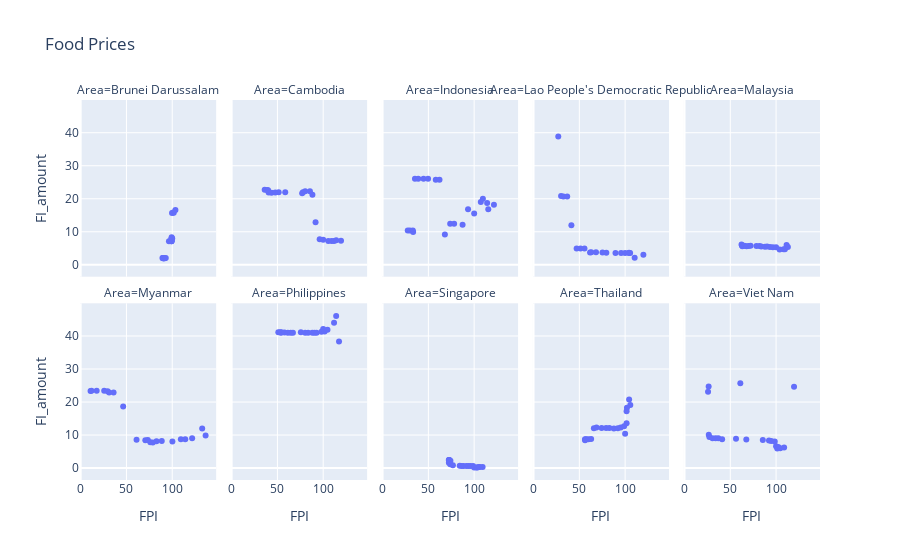

The notebook cell this image was saved under:
### Markdown cell above
### Question 3: What are the relationship between food insecurity prevalence and other factors such as population size and food prices?

As seen on scatter plots below, the result show that
- In Brunei and Thailand, food price has a positive correlation between food insecurity population.
- In Cambodia, Lao, Malaysia, Myanmar and Singapore, food price has a negative correlation between food insecurity population.
- In most Asean countries, population is negative correlated to food insecurity.

### Code cell
# pip install plotly
from plotly import express as px
fig = px.scatter(data, title = "Food Prices", x="FPI", y="FI_amount", facet_col="Area", facet_col_wrap=5)
fig.show()
data.groupby('Area')[['FPI','FI_amount']].corr().unstack().iloc[:,1]

### Figure 1 — Plotly figure (JSON) as saved in the notebook; plotly's stock layout.template omitted (floating-point values rounded to 4 significant figures)
{"data": [{"hovertemplate": "Area=Brunei Darussalam<br>FPI=%{x}<br>FI_amount=%{y}<extra></extra>", "legendgroup": "", "marker": {"color": "#636efa", "symbol": "circle"}, "mode": "markers", "name": "", "orientation": "v", "showlegend": false, "type": "scatter", "x": [89.31, 89.91, 90.29, 90.03, 90.49, 91.39, 91.75, 92.95, 96.41, 99.14, 99.22, 99.23, 99.22, 99.33, 99.11, 100.0, 99.49, 99.76, 101.7, 101.0, 103.5], "xaxis": "x6", "y": [2.015, 2.089, 2.002, 2.002, 2.002, 2.002, 1.939, 2.051, 7.136, 7.13, 7.13, 7.274, 7.164, 8.313, 7.821, 7.935, 7.997, 15.68, 15.8, 15.82, 16.57], "yaxis": "y6"}, {"hovertemplate": "Area=Cambodia<br>FPI=%{x}<br>FI_amount=%{y}<extra></extra>", "legendgroup": "", "marker": {"color": "#636efa", "symbol": "circle"}, "mode": "markers", "name": "", "orientation": "v", "showlegend": false, "type": "scatter", "x": [36.11, 38.82, 39.83, 40.38, 43.55, 47.72, 51.39, 58.53, 77.86, 77.03, 80.32, 85.53, 88.24, 91.66, 96.14, 100.0, 105.6, 109.2, 111.9, 114.2, 119.5], "xaxis": "x7", "y": [22.71, 22.63, 22.56, 21.87, 21.83, 21.89, 21.95, 21.95, 21.95, 21.68, 22.29, 22.3, 21.2, 12.9, 7.696, 7.6, 7.2, 7.2, 7.2, 7.4, 7.282], "yaxis": "y7"}, {"hovertemplate": "Area=Indonesia<br>FPI=%{x}<br>FI_amount=%{y}<extra></extra>", "legendgroup": "", "marker": {"color": "#636efa", "symbol": "circle"}, "mode": "markers", "name": "", "orientation": "v", "showlegend": false, "type": "scatter", "x": [27.47, 29.79, 33.01, 33.37, 35.34, 38.98, 44.77, 49.67, 58.09, 62.15, 68.0, 73.82, 78.14, 87.38, 93.33, 100.0, 107.3, 109.5, 114.2, 115.4, 121.6], "xaxis": "x8", "y": [10.37, 10.36, 10.36, 9.942, 26.08, 26.08, 26.08, 26.08, 25.79, 25.78, 9.186, 12.4, 12.4, 12.13, 16.83, 15.5, 19, 20, 18.7, 16.8, 18.15], "yaxis": "y8"}, {"hovertemplate": "Area=Lao People's Democratic Republic<br>FPI=%{x}<br>FI_amount=%{y}<extra></extra>", "legendgroup": "", "marker": {"color": "#636efa", "symbol": "circle"}, "mode": "markers", "name": "", "orientation": "v", "showlegend": false, "type": "scatter", "x": [26.99, 30.07, 32.58, 36.76, 41.33, 47.03, 51.26, 55.62, 61.7, 63.01, 68.24, 75.27, 79.49, 89.51, 95.67, 100.0, 104.3, 104.2, 105.5, 110.4, 119.9], "xaxis": "x9", "y": [38.82, 20.8, 20.69, 20.69, 11.99, 4.914, 4.895, 4.895, 3.742, 3.809, 3.777, 3.702, 3.644, 3.544, 3.599, 3.598, 3.605, 3.593, 3.584, 2.1, 3.065], "yaxis": "y9"}, {"hovertemplate": "Area=Malaysia<br>FPI=%{x}<br>FI_amount=%{y}<extra></extra>", "legendgroup": "", "marker": {"color": "#636efa", "symbol": "circle"}, "mode": "markers", "name": "", "orientation": "v", "showlegend": false, "type": "scatter", "x": [62.27, 62.7, 63.14, 63.99, 65.39, 67.77, 70.05, 72.17, 78.56, 81.81, 83.78, 87.81, 90.17, 93.38, 96.5, 100.0, 103.9, 108.2, 109.7, 111.5, 112.9], "xaxis": "x10", "y": [6.104, 5.803, 5.625, 5.744, 5.733, 5.64, 5.711, 5.779, 5.662, 5.665, 5.54, 5.489, 5.505, 5.379, 5.304, 5.3, 4.6, 4.7, 4.7, 6, 5.353], "yaxis": "y10"}, {"hovertemplate": "Area=Myanmar<br>FPI=%{x}<br>FI_amount=%{y}<extra></extra>", "legendgroup": "", "marker": {"color": "#636efa", "symbol": "circle"}, "mode": "markers", "name": "", "orientation": "v", "showlegend": false, "type": "scatter", "x": [10.8, 11.8, 17.47, 25.69, 29.44, 31.09, 35.95, 46.42, 61.03, 70.62, 73.33, 76.05, 78.77, 82.85, 88.56, 100.2, 109.4, 114.2, 121.8, 132.7, 136.4], "xaxis": "x", "y": [23.37, 23.4, 23.4, 23.4, 23.24, 22.91, 22.86, 18.68, 8.616, 8.397, 8.512, 7.794, 7.779, 8.11, 8.211, 8.065, 8.758, 8.749, 9.06, 12, 9.878], "yaxis": "y"}, {"hovertemplate": "Area=Philippines<br>FPI=%{x}<br>FI_amount=%{y}<extra></extra>", "legendgroup": "", "marker": {"color": "#636efa", "symbol": "circle"}, "mode": "markers", "name": "", "orientation": "v", "showlegend": false, "type": "scatter", "x": [51.0, 52.84, 53.89, 54.43, 57.72, 61.38, 64.55, 66.94, 75.61, 80.36, 83.56, 88.13, 90.49, 92.79, 98.15, 100.0, 101.6, 104.7, 111.9, 114.2, 117.3], "xaxis": "x2", "y": [41.12, 41.12, 41.02, 41.12, 41.06, 41.02, 41.02, 41.02, 41.12, 40.98, 40.98, 40.96, 40.96, 40.96, 41.33, 42.1, 41.39, 41.87, 44, 46.1, 38.35], "yaxis": "y2"}, {"hovertemplate": "Area=Singapore<br>FPI=%{x}<br>FI_amount=%{y}<extra></extra>", "legendgroup": "", "marker": {"color": "#636efa", "symbol": "circle"}, "mode": "markers", "name": "", "orientation": "v", "showlegend": false, "type": "scatter", "x": [72.3, 72.68, 72.84, 73.08, 74.09, 72.39, 73.81, 76.79, 84.25, 86.38, 88.4, 91.55, 93.79, 95.96, 98.79, 100.0, 102.3, 103.6, 105.0, 106.2, 109.2], "xaxis": "x3", "y": [2.468, 2.467, 2.465, 2.224, 2.224, 1.611, 1.126, 0.859, 0.717, 0.627, 0.622, 0.622, 0.622, 0.622, 0.627, 0.2, 0.2, 0.2, 0.3, 0.3, 0.358], "yaxis": "y3"}, {"hovertemplate": "Area=Thailand<br>FPI=%{x}<br>FI_amount=%{y}<extra></extra>", "legendgroup": "", "marker": {"color": "#636efa", "symbol": "circle"}, "mode": "markers", "name": "", "orientation": "v", "showlegend": false, "type": "scatter", "x": [56.27, 56.21, 56.48, 57.68, 60.05, 62.91, 65.9, 68.72, 74.35, 79.29, 82.84, 87.75, 92.0, 95.14, 98.88, 100.0, 101.6, 101.6, 102.0, 104.4, 105.7], "xaxis": "x4", "y": [8.432, 8.635, 8.715, 8.731, 8.712, 8.795, 12.06, 12.32, 12.17, 12.14, 12.13, 11.98, 12.05, 12.29, 12.68, 10.4, 13.6, 17.2, 18.3, 20.8, 19.12], "yaxis": "y4"}, {"hovertemplate": "Area=Viet Nam<br>FPI=%{x}<br>FI_amount=%{y}<extra></extra>", "legendgroup": "", "marker": {"color": "#636efa", "symbol": "circle"}, "mode": "markers", "name": "", "orientation": "v", "showlegend": false, "type": "scatter", "x": [26.36, 25.7, 26.51, 27.18, 30.58, 33.99, 36.93, 41.09, 56.25, 60.95, 67.5, 85.52, 92.27, 94.75, 98.54, 100.0, 102.4, 101.3, 104.5, 108.8, 119.6], "xaxis": "x5", "y": [24.71, 23.15, 10.12, 9.4, 9.018, 9.006, 9.0, 8.759, 8.849, 25.69, 8.646, 8.502, 8.363, 8.229, 8.031, 6.577, 6.361, 5.9, 6, 6.2, 24.6], "yaxis": "y5"}], "layout": {"annotations": [{"font": {}, "showarrow": false, "text": "Area=Myanmar", "x": 0.092, "xanchor": "center", "xref": "paper", "y": 0.465, "yanchor": "bottom", "yref": "paper"}, {"font": {}, "showarrow": false, "text": "Area=Philippines", "x": 0.296, "xanchor": "center", "xref": "paper", "y": 0.465, "yanchor": "bottom", "yref": "paper"}, {"font": {}, "showarrow": false, "text": "Area=Singapore", "x": 0.5, "xanchor": "center", "xref": "paper", "y": 0.465, "yanchor": "bottom", "yref": "paper"}, {"font": {}, "showarrow": false, "text": "Area=Thailand", "x": 0.704, "xanchor": "center", "xref": "paper", "y": 0.465, "yanchor": "bottom", "yref": "paper"}, {"font": {}, "showarrow": false, "text": "Area=Viet Nam", "x": 0.908, "xanchor": "center", "xref": "paper", "y": 0.465, "yanchor": "bottom", "yref": "paper"}, {"font": {}, "showarrow": false, "text": "Area=Brunei Darussalam", "x": 0.092, "xanchor": "center", "xref": "paper", "y": 1.0, "yanchor": "bottom", "yref": "paper"}, {"font": {}, "showarrow": false, "text": "Area=Cambodia", "x": 0.296, "xanchor": "center", "xref": "paper", "y": 1.0, "yanchor": "bottom", "yref": "paper"}, {"font": {}, "showarrow": false, "text": "Area=Indonesia", "x": 0.5, "xanchor": "center", "xref": "paper", "y": 1.0, "yanchor": "bottom", "yref": "paper"}, {"font": {}, "showarrow": false, "text": "Area=Lao People's Democratic Republic", "x": 0.704, "xanchor": "center", "xref": "paper", "y": 1.0, "yanchor": "bottom", "yref": "paper"}, {"font": {}, "showarrow": false, "text": "Area=Malaysia", "x": 0.908, "xanchor": "center", "xref": "paper", "y": 1.0, "yanchor": "bottom", "yref": "paper"}], "legend": {"tracegroupgap": 0}, "title": {"text": "Food Prices"}, "xaxis": {"anchor": "y", "domain": [0, 0.184], "title": {"text": "FPI"}}, "xaxis10": {"anchor": "y10", "domain": [0.816, 1], "matches": "x", "showticklabels": false}, "xaxis2": {"anchor": "y2", "domain": [0.204, 0.388], "matches": "x", "title": {"text": "FPI"}}, "xaxis3": {"anchor": "y3", "domain": [0.408, 0.592], "matches": "x", "title": {"text": "FPI"}}, "xaxis4": {"anchor": "y4", "domain": [0.612, 0.796], "matches": "x", "title": {"text": "FPI"}}, "xaxis5": {"anchor": "y5", "domain": [0.816, 1], "matches": "x", "title": {"text": "FPI"}}, "xaxis6": {"anchor": "y6", "domain": [0, 0.184], "matches": "x", "showticklabels": false}, "xaxis7": {"anchor": "y7", "domain": [0.204, 0.388], "matches": "x", "showticklabels": false}, "xaxis8": {"anchor": "y8", "domain": [0.408, 0.592], "matches": "x", "showticklabels": false}, "xaxis9": {"anchor": "y9", "domain": [0.612, 0.796], "matches": "x", "showticklabels": false}, "yaxis": {"anchor": "x", "domain": [0, 0.465], "title": {"text": "FI_amount"}}, "yaxis10": {"anchor": "x10", "domain": [0.535, 1.0], "matches": "y", "showticklabels": false}, "yaxis2": {"anchor": "x2", "domain": [0, 0.465], "matches": "y", "showticklabels": false}, "yaxis3": {"anchor": "x3", "domain": [0, 0.465], "matches": "y", "showticklabels": false}, "yaxis4": {"anchor": "x4", "domain": [0, 0.465], "matches": "y", "showticklabels": false}, "yaxis5": {"anchor": "x5", "domain": [0, 0.465], "matches": "y", "showticklabels": false}, "yaxis6": {"anchor": "x6", "domain": [0.535, 1.0], "matches": "y", "title": {"text": "FI_amount"}}, "yaxis7": {"anchor": "x7", "domain": [0.535, 1.0], "matches": "y", "showticklabels": false}, "yaxis8": {"anchor": "x8", "domain": [0.535, 1.0], "matches": "y", "showticklabels": false}, "yaxis9": {"anchor": "x9", "domain": [0.535, 1.0], "matches": "y", "showticklabels": false}}}
